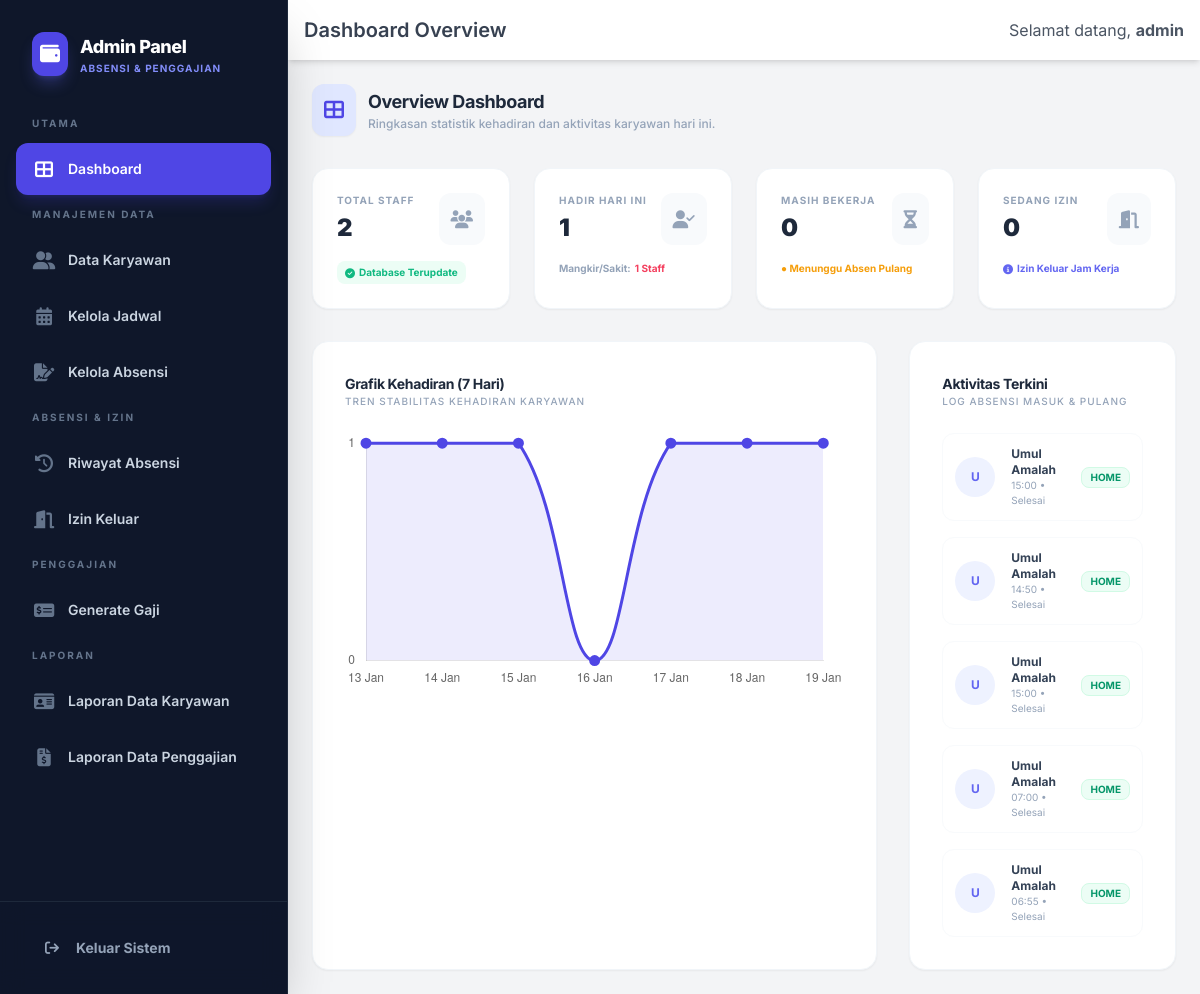
Page /admin/dashboard.php (signed in) on the committed database.
### tables this page shows
CREATE TABLE `absensi` (
  `id` int(11) NOT NULL,
  `id_karyawan` int(11) DEFAULT NULL,
  `id_jadwal` int(11) DEFAULT NULL,
  `tanggal` date NOT NULL,
  `jam_masuk` time DEFAULT NULL,
  `jam_keluar` time DEFAULT NULL,
  `status` enum('masuk','keluar','tidak_hadir','izin','sakit') DEFAULT 'tidak_hadir'
);

CREATE TABLE `karyawan` (
  `id` int(11) NOT NULL,
  `nik` varchar(20) NOT NULL,
  `nama` varchar(100) NOT NULL,
  `username` varchar(20) NOT NULL,
  `password` varchar(255) NOT NULL,
  `jabatan` varchar(50) DEFAULT NULL,
  `bagian` varchar(50) DEFAULT NULL,
  `gaji_pokok` decimal(15,2) DEFAULT 0.00,
  `tunjangan_tetap` decimal(15,2) DEFAULT 0.00
);

### admin/dashboard.php (the view, shortened to what this page needs)
<?php
include 'header.php';
$tanggal_hari_ini = date('Y-m-d');
$total_karyawan = mysqli_fetch_assoc(mysqli_query($koneksi, "SELECT COUNT(id) as total FROM karyawan"))['total'];
$hadir_hari_ini = mysqli_fetch_assoc(mysqli_query($koneksi, "SELECT COUNT(DISTINCT id_karyawan) as total FROM absensi WHERE tanggal = '$tanggal_hari_ini'"))['total'];
$belum_pulang = mysqli_fetch_assoc(mysqli_query($koneksi, "SELECT COUNT(id) as total FROM absensi WHERE tanggal = '$tanggal_hari_ini' AND jam_keluar IS NULL"))['total'];
$sedang_izin = mysqli_fetch_assoc(mysqli_query($koneksi, "SELECT COUNT(id) as total FROM izin_keluar WHERE tanggal = '$tanggal_hari_ini' AND status_izin = 'proses'"))['total'];
$tidak_hadir = $total_karyawan - $hadir_hari_ini;
$labels = [];
$data_kehadiran = [];
for ($i = 6; $i >= 0; $i--) {
    $tgl = date('Y-m-d', strtotime("-$i days"));
    $labels[] = date('d M', strtotime($tgl));
    $val = mysqli_fetch_assoc(mysqli_query($koneksi, "SELECT COUNT(DISTINCT id_karyawan) as total FROM absensi WHERE tanggal = '$tgl'"))['total'];
    $data_kehadiran[] = $val;
}
?>
<div class="flex items-center gap-3 mb-8">
    <div class="bg-indigo-100 p-3 rounded-xl text-indigo-600 shadow-sm">
        <i class="fas fa-th-large text-xl"></i>
    </div>
    <div>
        <h2 class="text-lg font-bold text-slate-800 tracking-tight">Overview Dashboard</h2>
        <p class="text-xs text-slate-400 font-medium">Ringkasan statistik kehadiran dan aktivitas karyawan hari ini.</p>
    </div>
</div>
<div class="grid grid-cols-1 md:grid-cols-2 lg:grid-cols-4 gap-6 mb-8">
    <div
        class="bg-white p-6 rounded-2xl shadow-sm border border-slate-100 group hover:border-indigo-500 transition-all duration-300">
        <div class="flex justify-between items-start">
            <div>
                <p class="text-[10px] font-bold text-slate-400 uppercase tracking-widest mb-1">Total Staff</p>
                <h3 class="text-2xl font-black text-slate-800"><?= $total_karyawan; ?></h3>
            </div>
            <div
                class="bg-slate-50 p-3 rounded-xl text-slate-400 group-hover:bg-indigo-50 group-hover:text-indigo-600 transition-colors">
                <i class="fas fa-users text-lg"></i>
            </div>
        </div>
        <div
            class="mt-4 flex items-center text-[10px] font-bold text-emerald-500 bg-emerald-50 px-2 py-1 rounded-lg w-fit">
            <i class="fas fa-check-circle mr-1"></i> Database Terupdate
        </div>
    </div>
    <div
        class="bg-white p-6 rounded-2xl shadow-sm border border-slate-100 group hover:border-emerald-500 transition-all duration-300">
        <div class="flex justify-between items-start">
            <div>
                <p class="text-[10px] font-bold text-slate-400 uppercase tracking-widest mb-1">Hadir Hari Ini</p>
                <h3 class="text-2xl font-black text-slate-800"><?= $hadir_hari_ini; ?></h3>
            </div>
            <div
                class="bg-slate-50 p-3 rounded-xl text-slate-400 group-hover:bg-emerald-50 group-hover:text-emerald-600 transition-colors">
                <i class="fas fa-user-check text-lg"></i>
            </div>
        </div>
        <div class="mt-4 flex items-center text-[10px] font-bold text-slate-400">
            Mangkir/Sakit: <span class="text-rose-500 ml-1"><?= $tidak_hadir; ?> Staff</span>
        </div>
    </div>
    <div
        class="bg-white p-6 rounded-2xl shadow-sm border border-slate-100 group hover:border-amber-500 transition-all duration-300">
        <div class="flex justify-between items-start">
            <div>
                <p class="text-[10px] font-bold text-slate-400 uppercase tracking-widest mb-1">Masih Bekerja</p>
                <h3 class="text-2xl font-black text-slate-800"><?= $belum_pulang; ?></h3>
            </div>
            <div
                class="bg-slate-50 p-3 rounded-xl text-slate-400 group-hover:bg-amber-50 group-hover:text-amber-600 transition-colors">
                <i class="fas fa-hourglass-half text-lg"></i>
            </div>
        </div>
        <div class="mt-4 flex items-center text-[10px] font-bold text-amber-500 animate-pulse">
            ● Menunggu Absen Pulang
        </div>
    </div>
    <div
        class="bg-white p-6 rounded-2xl shadow-sm border border-slate-100 group hover:border-indigo-500 transition-all duration-300">
        <div class="flex justify-between items-start">
            <div>
                <p class="text-[10px] font-bold text-slate-400 uppercase tracking-widest mb-1">Sedang Izin</p>
                <h3 class="text-2xl font-black text-slate-800"><?= $sedang_izin; ?></h3>
            </div>
            <div
                class="bg-slate-50 p-3 rounded-xl text-slate-400 group-hover:bg-indigo-50 group-hover:text-indigo-600 transition-colors">
                <i class="fas fa-door-open text-lg"></i>
            </div>
        </div>
        <div class="mt-4 flex items-center text-[10px] font-bold text-indigo-500">
            <i class="fas fa-info-circle mr-1"></i> Izin Keluar Jam Kerja
        </div>
    </div>
</div>
<div class="grid grid-cols-1 lg:grid-cols-3 gap-8">
    <div class="lg:col-span-2 bg-white p-8 rounded-2xl shadow-sm border border-slate-100">
        <div class="mb-6">
            <h3 class="text-sm font-bold text-slate-800 tracking-tight">Grafik Kehadiran (7 Hari)</h3>
            <p class="text-[10px] text-slate-400 font-medium uppercase tracking-widest">Tren stabilitas kehadiran
                karyawan</p>
        </div>
        <div class="h-64">
            <canvas id="grafikKehadiran"></canvas>
        </div>
    </div>
    <div class="bg-white p-8 rounded-2xl shadow-sm border border-slate-100">
        <div class="mb-6">
            <h3 class="text-sm font-bold text-slate-800 tracking-tight">Aktivitas Terkini</h3>
            <p class="text-[10px] text-slate-400 font-medium uppercase tracking-widest">Log absensi masuk & pulang</p>
        </div>
        <div class="space-y-4">
            <?php
            $query_terkini = "SELECT a.*, k.nama FROM absensi a JOIN karyawan k ON a.id_karyawan = k.id ORDER BY a.tanggal DESC, a.jam_masuk DESC LIMIT 5";
            $result_terkini = mysqli_query($koneksi, $query_terkini);
            while ($row = mysqli_fetch_assoc($result_terkini)) :
            ?>
                <div
                    class="flex items-center gap-4 p-3 rounded-xl border border-slate-50 hover:bg-slate-50 transition-colors">
                    <div
                        class="bg-indigo-50 text-indigo-500 w-10 h-10 rounded-full flex items-center justify-center font-bold text-xs">
                        <?= substr($row['nama'], 0, 1); ?>
                    </div>
                    <div class="flex-1">
                        <p class="text-xs font-bold text-slate-700"><?= htmlspecialchars($row['nama']); ?></p>
                        <p class="text-[10px] text-slate-400"><?= date('H:i', strtotime($row['jam_masuk'])); ?> •
                            <?= $row['status'] == 'keluar' ? 'Selesai' : 'Mulai Kerja'; ?></p>
                    </div>
                    <?php if ($row['status'] == 'masuk'): ?>
                        <span
                            class="bg-amber-50 text-amber-600 text-[10px] font-bold px-2 py-0.5 rounded-lg border border-amber-100 uppercase">Working</span>
                    <?php else: ?>
                        <span
                            class="bg-emerald-50 text-emerald-600 text-[10px] font-bold px-2 py-0.5 rounded-lg border border-emerald-100 uppercase">Home</span>
                    <?php endif; ?>
                </div>
            <?php endwhile; ?>
        </div>
    </div>
</div>
<script>
    const ctx = document.getElementById('grafikKehadiran');
    new Chart(ctx, {
        type: 'line',
        data: {
            labels: <?= json_encode($labels); ?>,
            datasets: [{
                label: 'Kehadiran',
                data: <?= json_encode($data_kehadiran); ?>,
                borderColor: '#4f46e5',
                backgroundColor: 'rgba(79, 70, 229, 0.1)',
                fill: true,
                tension: 0.4,
                borderWidth: 3,
                pointRadius: 4,
                pointBackgroundColor: '#4f46e5'
            }]
        },
        options: {
            responsive: true,
            maintainAspectRatio: false,
            plugins: {
                legend: {
                    display: false
                }
            },
            scales: {
                y: {
                    beginAtZero: true,
                    grid: {
                        display: false
                    },
                    ticks: {
                        stepSize: 1
                    }
                },
                x: {
                    grid: {
                        display: false
                    }
                }
            }
        }
    });
</script>
<?php include 'footer.php'; ?>

### rows in the picture
absensi: id_karyawan.nama "U", id_karyawan.nama "Umul Amalah", jam_masuk "15:00", status "Selesai"
absensi: id_karyawan.nama "U", id_karyawan.nama "Umul Amalah", jam_masuk "14:50", status "Selesai"
absensi: id_karyawan.nama "U", id_karyawan.nama "Umul Amalah", jam_masuk "15:00", status "Selesai"
absensi: id_karyawan.nama "U", id_karyawan.nama "Umul Amalah", jam_masuk "07:00", status "Selesai"
absensi: id_karyawan.nama "U", id_karyawan.nama "Umul Amalah", jam_masuk "06:55", status "Selesai"

### other values in the picture
$page_title "Dashboard Overview"
$admin_username "admin"
$total_karyawan "2"
$hadir_hari_ini "1"
$tidak_hadir "1"
$belum_pulang "0"
$sedang_izin "0"
chart data {{ json_encode($data_kehadiran) }} ["1","1","1","0","1","1","1"]
